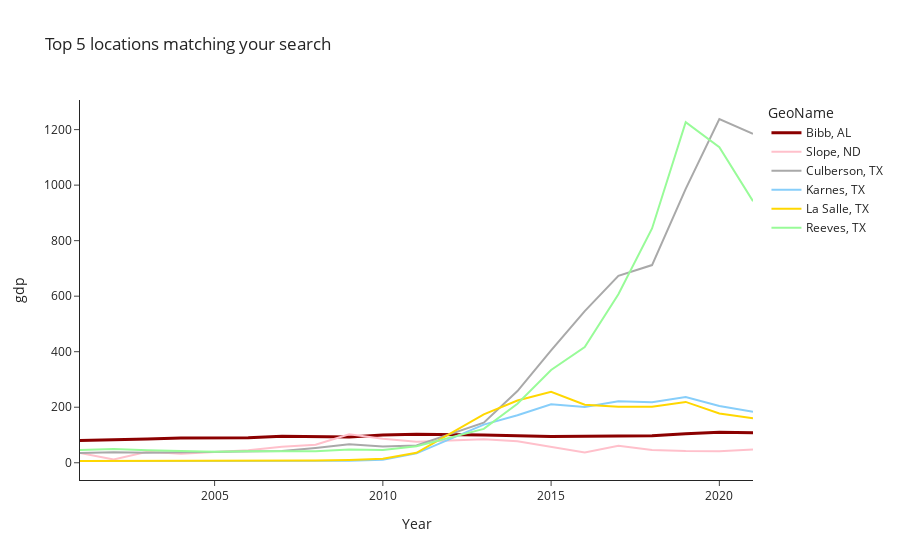

Notebook source saved alongside this figure:
### Code cell
# you still can plot the few top ranked cities:
fig = f.show_kins_plot()

### Figure 1 — Plotly figure (JSON) as saved in the notebook; plotly's stock layout.template omitted (floating-point values rounded to 4 significant figures)
{"data": [{"line": {"color": "darkred", "width": 3}, "mode": "lines", "name": "Bibb, AL", "text": "Bibb, AL", "textposition": "top right", "type": "scatter", "x": [2001, 2002, 2003, 2004, 2005, 2006, 2007, 2008, 2009, 2010, 2011, 2013, 2014, 2015, 2016, 2017, 2018, 2019, 2020, 2021], "y": [80.44, 81.53, 85.12, 89.32, 88.78, 89.6, 95.31, 94.75, 92.94, 100.1, 102.6, 99.54, 97.93, 94.59, 95.81, 96.88, 96.99, 104.6, 109.5, 107.9]}, {"line": {"color": "#FFC0CB"}, "mode": "lines", "name": "Slope, ND", "text": "Slope, ND", "textposition": "top right", "type": "scatter", "x": [2001, 2002, 2003, 2004, 2005, 2006, 2007, 2008, 2009, 2010, 2011, 2013, 2014, 2015, 2016, 2017, 2018, 2019, 2020, 2021], "y": [34.75, 11.45, 39.3, 32.7, 39.08, 45.05, 57.24, 64.68, 102.4, 86.54, 75.24, 84.68, 77.43, 57.98, 36.62, 61.57, 45.95, 42.02, 41.45, 47.43]}, {"line": {"color": "#A9A9A9"}, "mode": "lines", "name": "Culberson, TX", "text": "Culberson, TX", "textposition": "top right", "type": "scatter", "x": [2001, 2002, 2003, 2004, 2005, 2006, 2007, 2008, 2009, 2010, 2011, 2013, 2014, 2015, 2016, 2017, 2018, 2019, 2020, 2021], "y": [35.26, 37.74, 36.26, 38.34, 40.18, 41.25, 42.37, 53.35, 66.47, 58.87, 62.02, 144.3, 258.3, 404.7, 546.1, 673.3, 712.0, 986.3, 1238.0, 1185.0]}, {"line": {"color": "#87CEFA"}, "mode": "lines", "name": "Karnes, TX", "text": "Karnes, TX", "textposition": "top right", "type": "scatter", "x": [2001, 2002, 2003, 2004, 2005, 2006, 2007, 2008, 2009, 2010, 2011, 2013, 2014, 2015, 2016, 2017, 2018, 2019, 2020, 2021], "y": [6.498, 6.891, 7.331, 6.759, 6.537, 6.29, 6.662, 6.937, 7.532, 10.63, 33.74, 137.4, 170.9, 210.9, 200.4, 221.3, 217.6, 237.0, 204.3, 183.5]}, {"line": {"color": "#FFD700"}, "mode": "lines", "name": "La Salle, TX", "text": "La Salle, TX", "textposition": "top right", "type": "scatter", "x": [2001, 2002, 2003, 2004, 2005, 2006, 2007, 2008, 2009, 2010, 2011, 2013, 2014, 2015, 2016, 2017, 2018, 2019, 2020, 2021], "y": [6.638, 6.679, 7.065, 6.727, 7.541, 8.729, 8.254, 7.9, 10.17, 14.61, 35.99, 174.1, 224.3, 255.4, 209.0, 202.0, 201.5, 219.1, 177.5, 159.9]}, {"line": {"color": "#98FB98"}, "mode": "lines", "name": "Reeves, TX", "text": "Reeves, TX", "textposition": "top right", "type": "scatter", "x": [2001, 2002, 2003, 2004, 2005, 2006, 2007, 2008, 2009, 2010, 2011, 2013, 2014, 2015, 2016, 2017, 2018, 2019, 2020, 2021], "y": [46.0, 49.29, 44.96, 41.68, 39.74, 41.33, 41.01, 41.39, 47.38, 45.55, 59.75, 121.9, 212.5, 334.2, 416.8, 607.2, 844.0, 1227.0, 1136.0, 942.2]}], "layout": {"legend": {"title": {"text": "GeoName"}}, "title": {"text": "Top 5 locations matching your search"}, "xaxis": {"title": {"text": "Year"}}, "yaxis": {"title": {"text": "gdp"}}}}
